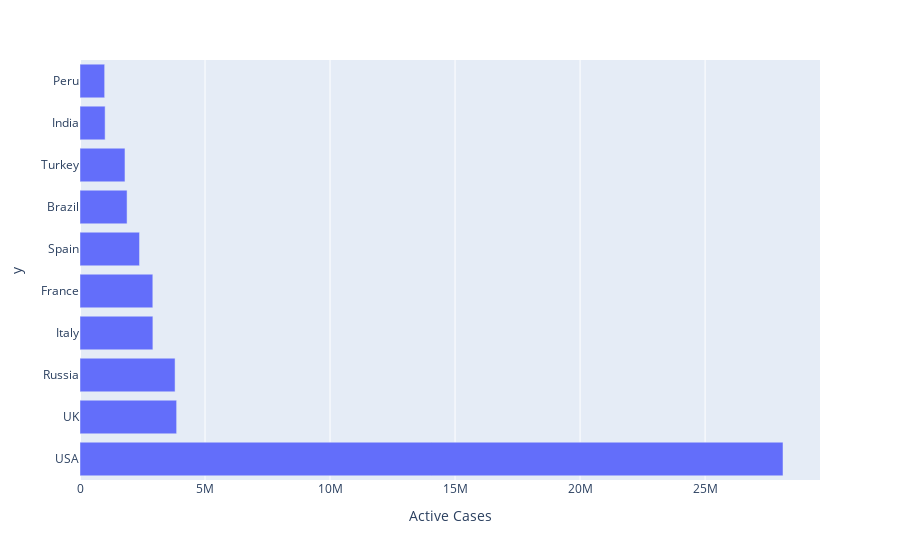

Notebook code cell kept with this figure:
### Code cell
px.bar(data_frame=df.groupby('Country').sum().sort_values('Active Cases',ascending=False).iloc[:10,:],x='Active Cases',y=df.groupby('Country').sum().sort_values('Active Cases',ascending=False).index[:10],orientation='h')

### Figure 1 — Plotly figure (JSON) as saved in the notebook; plotly's stock layout.template omitted (floating-point values rounded to 4 significant figures)
{"data": [{"alignmentgroup": "True", "hovertemplate": "Active Cases=%{x}<br>y=%{y}<extra></extra>", "legendgroup": "", "marker": {"color": "#636efa"}, "name": "", "offsetgroup": "", "orientation": "h", "showlegend": false, "textposition": "auto", "type": "bar", "x": [28115408, 3864943, 3802264, 2915063, 2912277, 2380836, 1882320, 1798965, 1004717, 986286], "xaxis": "x", "y": ["USA", "UK", "Russia", "Italy", "France", "Spain", "Brazil", "Turkey", "India", "Peru"], "yaxis": "y"}], "layout": {"barmode": "relative", "legend": {"tracegroupgap": 0}, "margin": {"t": 60}, "xaxis": {"anchor": "y", "domain": [0, 1], "title": {"text": "Active Cases"}}, "yaxis": {"anchor": "x", "domain": [0, 1], "title": {"text": "y"}}}}
